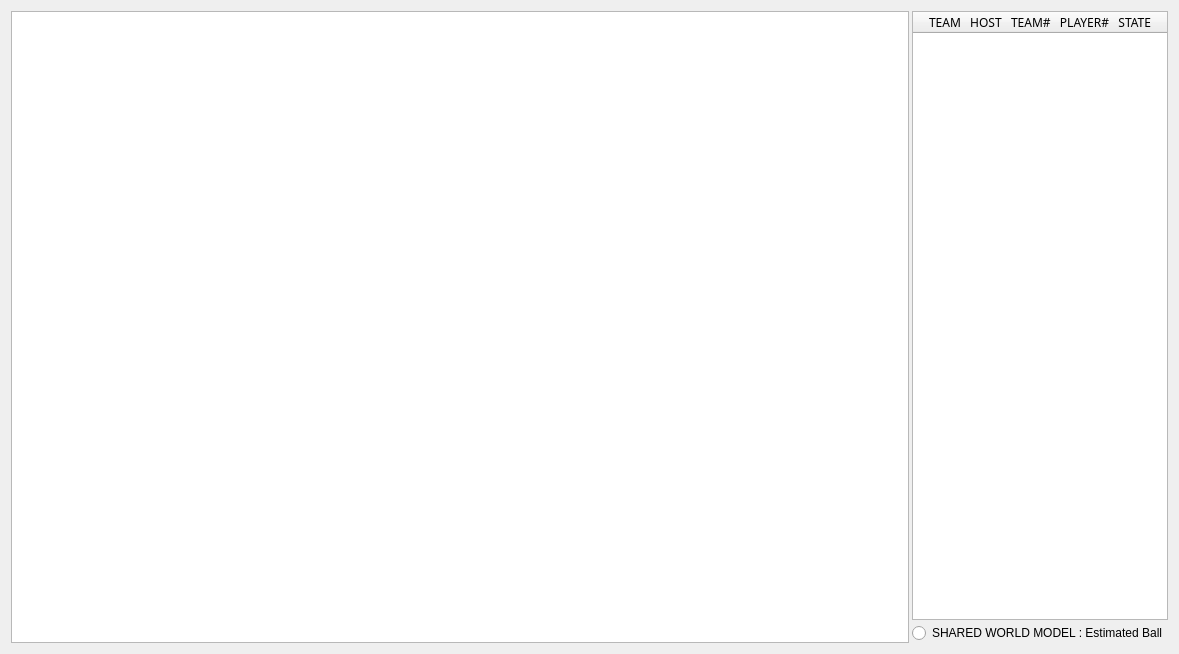
<?xml version="1.0" encoding="UTF-8"?>
<ui version="4.0">
 <class>GlobalWorldController</class>
 <widget class="QWidget" name="GlobalWorldController">
  <property name="geometry">
   <rect>
    <x>0</x>
    <y>0</y>
    <width>1179</width>
    <height>654</height>
   </rect>
  </property>
  <property name="windowTitle">
   <string>Form</string>
  </property>
  <layout class="QGridLayout" name="gridLayout">
   <item row="0" column="0">
    <layout class="QHBoxLayout" name="horizontalLayout_5" stretch="4,1">
     <property name="spacing">
      <number>3</number>
     </property>
     <item>
      <widget class="QGraphicsView" name="graphicsView"/>
     </item>
     <item>
      <layout class="QVBoxLayout" name="verticalLayout_2">
       <item>
        <widget class="QTreeWidget" name="hostTree">
         <property name="mouseTracking">
          <bool>false</bool>
         </property>
         <attribute name="headerCascadingSectionResizes">
          <bool>true</bool>
         </attribute>
         <column>
          <property name="text">
           <string>TEAM   HOST   TEAM#   PLAYER#   STATE</string>
          </property>
          <property name="font">
           <font>
            <family>Sans Serif</family>
            <pointsize>9</pointsize>
           </font>
          </property>
          <property name="textAlignment">
           <set>AlignHCenter|AlignVCenter|AlignCenter</set>
          </property>
         </column>
        </widget>
       </item>
       <item>
        <widget class="QRadioButton" name="radioButton">
         <property name="text">
          <string>SHARED WORLD MODEL : Estimated Ball</string>
         </property>
        </widget>
       </item>
      </layout>
     </item>
    </layout>
   </item>
  </layout>
 </widget>
 <resources/>
 <connections/>
</ui>
